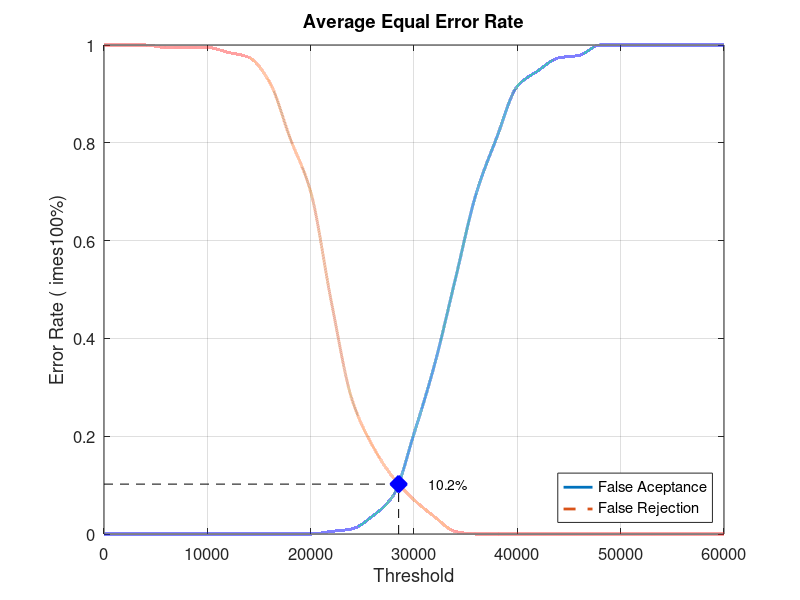
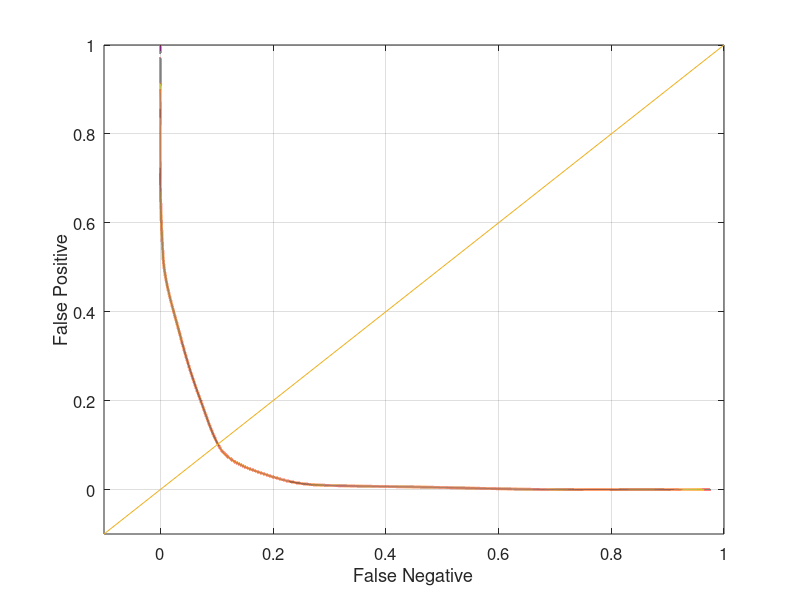

MATLAB code to generate these figures, in order:
close all;
clear;
clc;
x = 0:2000:60000;
xq = 0:0.5:60000;

y0 = [0 0 0 0 0 0 0 0 0 0 0 0.00526316 0.0105263 0.0368421 0.0789474 0.205263 0.347368 0.521053 0.694737 0.810526 0.915789 0.947368 0.973684 0.978947 1 1 1 1 1 1 1]
yy0 = interp1(x, y0, xq, 'pchip');
y1 = [1 1 1 0.995 0.995 0.995 0.985 0.975 0.925 0.81 0.7 0.475 0.275 0.18 0.115 0.07 0.035 0.005 0 0 0 0 0 0 0 0 0 0 0 0 0]
yy1 = interp1(x, y1, xq, 'pchip');

% Calculating EER: 
y2 = abs(y0 - y1);
find(y2 == min(y2))
yy2 = abs(yy0 - yy1);
xEER = find(yy2 == min(yy2));
xEERIndex = xq(xEER) % X-axis EER
yEER = yy0(xEER) % Y-axis EER

main = figure
plot(xq, yy0,'-','LineWidth', 2);	hold on
plot(xq, yy1,'--','LineWidth', 2);	hold on
plot([xEERIndex xEERIndex], [0 yEER], 'k--');	hold on
plot([0 xEERIndex], [yEER yEER], 'k--');	hold on
plot(xEERIndex, yEER, 'bx', 'LineWidth', 10);	hold on
text(xEERIndex + 10 * xEERIndex / 100, yEER, [num2str(round((10000 * yEER)) / 100) '%'])
legend('False Aceptance', 'False Rejection', 'Location', 'SouthEast')
xlabel('Threshold')
ylabel('Error Rate (	imes100%)')
title('Average Equal Error Rate')
set(gca, 'FontSize', 12)
axis([0 60000 0 1])
grid on

print(main, 'Database4_4Main', '-dpng');
FNRxFPR = figure('Color', [1 1 1]);
plot(yy1, yy0, '-', yy1, yy0, 'LineWidth', 2);
hold on
y = -0.1:0.1:1
plot(y, y); 
set(gca, 'FontSize', 12)
xlabel('False Negative')
ylabel('False Positive')
axis([-0.1 1 -0.1 1])
set(gca, 'FontSize', 12)
grid on

print(FNRxFPR, 'Database4_4FNRxFPR','-dpng');
